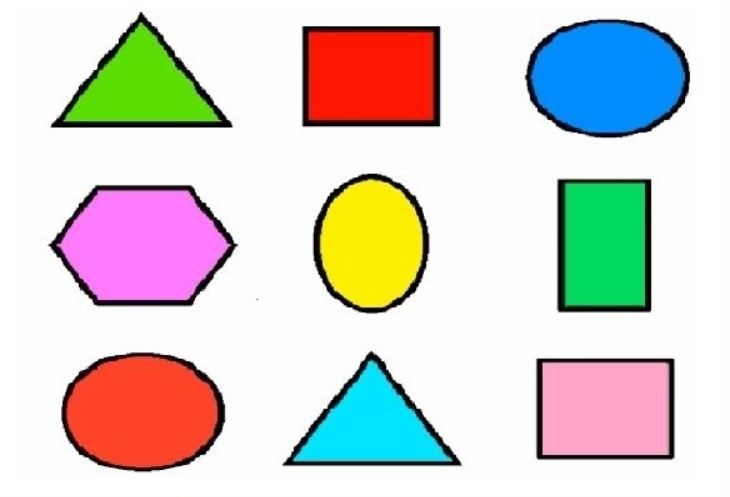
#> input picture imgShape.jpg, 730 x 497 px, found by its file name
$ python Chapter_8.py
#> lines starting #> are read from the running program, lines starting #| are printed output that depends on the picture; after the words box and inside, x2 and y2 are one past the last pixel; in counts of white or black regions, pixels touching at a corner belong together
# Shape and Contour detection from image

import  cv2
import numpy as np


# FUNCTION TO GET CONTOUR AND FINAL SHAPE DETECTION
def getContours(imgCanny):
    # FIND CONTOUR OF EACH DETECTED SHAPE
    contours,hierarchy = cv2.findContours(imgCanny,cv2.RETR_EXTERNAL,cv2.CHAIN_APPROX_NONE)
    # LOOP TO ACCESS EACH CONTOUR
    for c in contours:
        # GET AREA
        area = cv2.contourArea(c)
        print(area)
        # DRAW CONTOUR ON THE DETECTED SHAPE (blue outline)
        cv2.drawContours(imgC, c, -1, (255, 0, 0), 3)
        # GET ARC LENGTH
        arc = cv2.arcLength(c,True)
        # GET APPROX CONTOUR
        approx = cv2.approxPolyDP(c,0.02*arc,True)
        print("NO. OF CORNERS:",len(approx))
        # GET NO.OF CORNERS
        objCorner = len(approx)
        # DRAW BOUNDING RECTANGLE ON THE APPROX CONTOUR
        x, y, w, h = cv2.boundingRect(approx)
        if objCorner == 3:  # IF NO. OF CORNERS IS 3
            objText = "T"   # IT IS TRIANGLE
        elif objCorner == 4:  # IF NO. OF CORNERS IS 4
            aspRatio = w/h
            if aspRatio > 0.8 and aspRatio < 1.05 :
                objText = "S"   # SQUARE
            else:objText = "R"  # RECTANGLE
        elif objCorner > 4:  # IF NO. OF CORNERS IS 5
            objText = "C"  # CIRCLE
        else: objText = "None"
        cv2.rectangle(imgC,(x,y),(x+w,y+h),(0,250,0),2)
        # PUT THE SHAPE NAME ON THE DETECTED CONTOUR
        cv2.putText(imgC,objText,(x+(w//2)-5,y+(h//2)-5),
                    cv2.FONT_HERSHEY_COMPLEX,0.5,(0,0,0),2)

# GET INPUT IMAGE
path = "Resources/imgShape.jpg"
img = cv2.imread(path)
#> img is the input picture: shape (497, 730, 3); mean B, G, R 204.7, 209.7, 213.9
img = cv2.resize(img,(250,250))
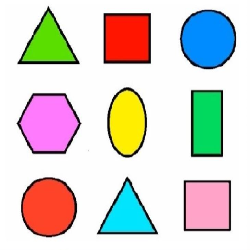
#> img: shape (250, 250, 3); mean B, G, R 204.7, 209.7, 213.8
imgC = img.copy() # GET A COPY OF IMAGE
# CONVERT IMAGE TO GRAYSCALE
imgGray = cv2.cvtColor(img,cv2.COLOR_BGR2GRAY)
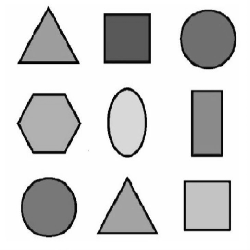
#> imgGray: shape (250, 250); min 0, max 255, mean 210.4
# GET BLURRED IMAGE
imgBlur = cv2.GaussianBlur(imgGray,(7,7),2)
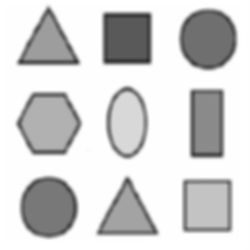
#> imgBlur: shape (250, 250); min 46, max 255, mean 210.4
# EDGE DETECTED IMAGE
imgCanny = cv2.Canny(imgBlur,50,50)
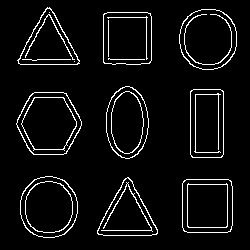
#> imgCanny: shape (250, 250); 5.6% white in thin lines or dots, all inside (x1, y1, x2, y2) = (16, 7, 237, 238)

# CALL FUNCTION TO DETECT SHAPE
getContours(imgCanny)
#> in getContours, `contours,hierarchy = cv2.findContours(imgCanny,cv2.RETR_EXTERNAL,cv2.C..`: contours = 9 contours; largest, box (x1, y1, x2, y2) and area: (16, 92, 82, 155) 3124, (20, 176, 78, 238) 2808, (179, 9, 237, 70) 2788, (182, 179, 233, 233) 2614, (103, 12, 152, 65) 2454
#> the loop in getContours, `for c in contours:` made 9 passes
#> (area, arc, approx, objCorner, x, y, w, h) on passes 1, 5, 7: (2614, 199, [[184, 180], [183, 230], [230, 231], [231, 181]], 4, 183, 180, 49, 52), (2232, 197.3, [[193, 89], [190, 154], [221, 157], [223, 91]], 4, 190, 89, 34, 69), (2453.5, 195.6, [[104, 13], [103, 62], [149, 63], [150, 13]], 4, 103, 13, 48, 51)
#> (area, arc, approx, objCorner, x, y, w, h) on passes 2, 9: (1996, 199.7, [[128, 177], [98, 234], [157, 233]], 3, 98, 177, 60, 58), (1981.5, 202.8, [[47, 7], [18, 63], [79, 63]], 3, 18, 7, 62, 57)
#> (printed output is left out)
#> after the loop in getContours, `for c in contours:`:
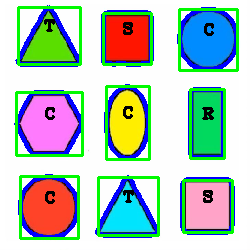
#> imgC: shape (250, 250, 3); 18.66% of pixels changed, all inside (x1, y1, x2, y2) = (14, 5, 239, 240)

# JOIN IMAGES
stack1 = np.hstack((imgGray,imgBlur,imgCanny))
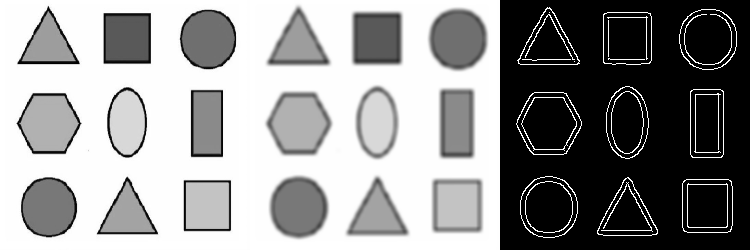
#> stack1: shape (250, 750); min 0, max 255, mean 145
stack2 = np.hstack((img,imgC))
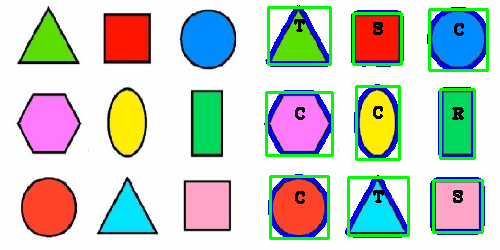
#> stack2: shape (250, 500, 3); mean B, G, R 196.8, 204.1, 195.9

# SHOW IMAGES
cv2.imshow("Gray, Blurred, Edge Detected Image",stack1)
cv2.imshow("Input & Output Image",stack2)
cv2.waitKey(0)
